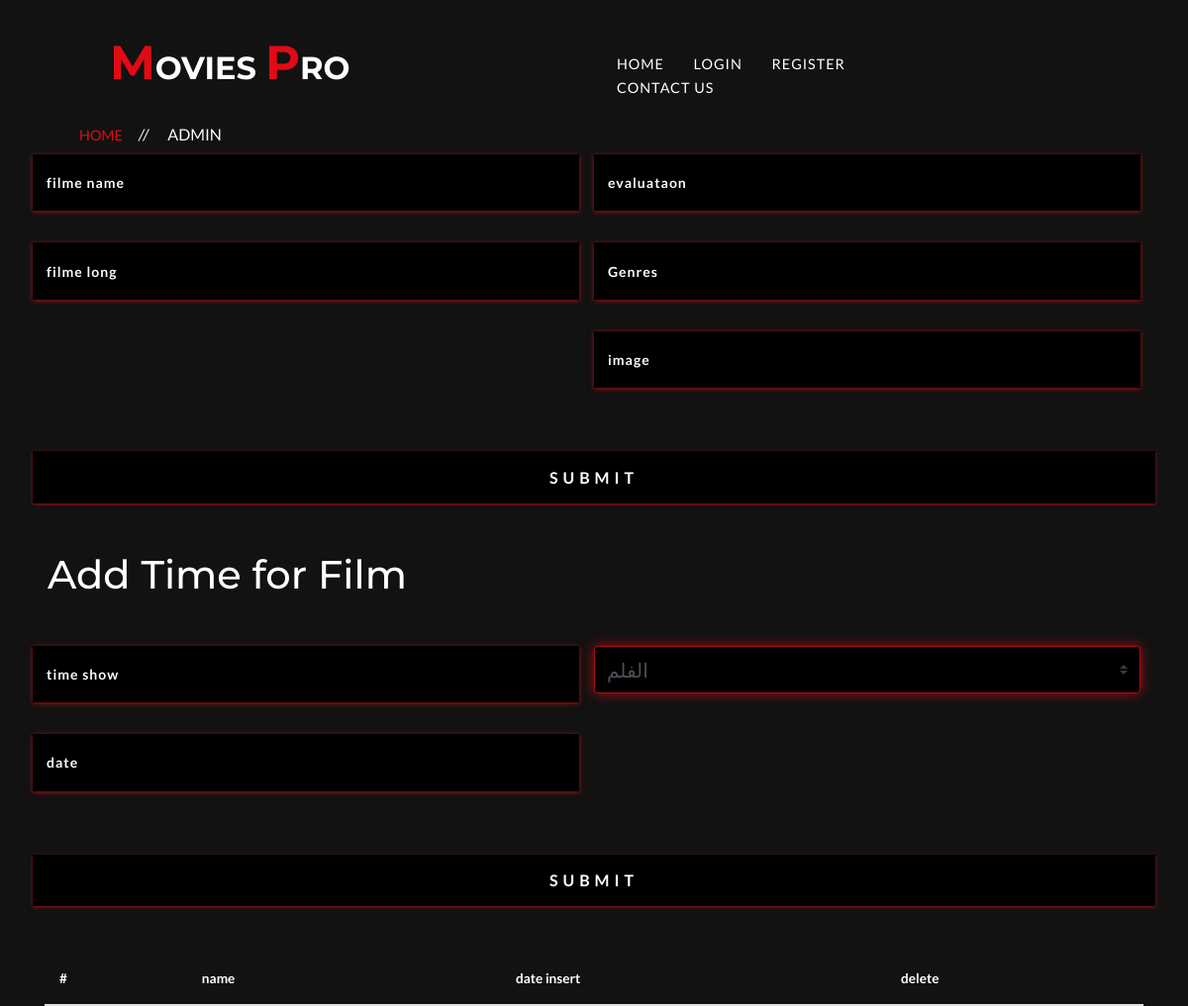
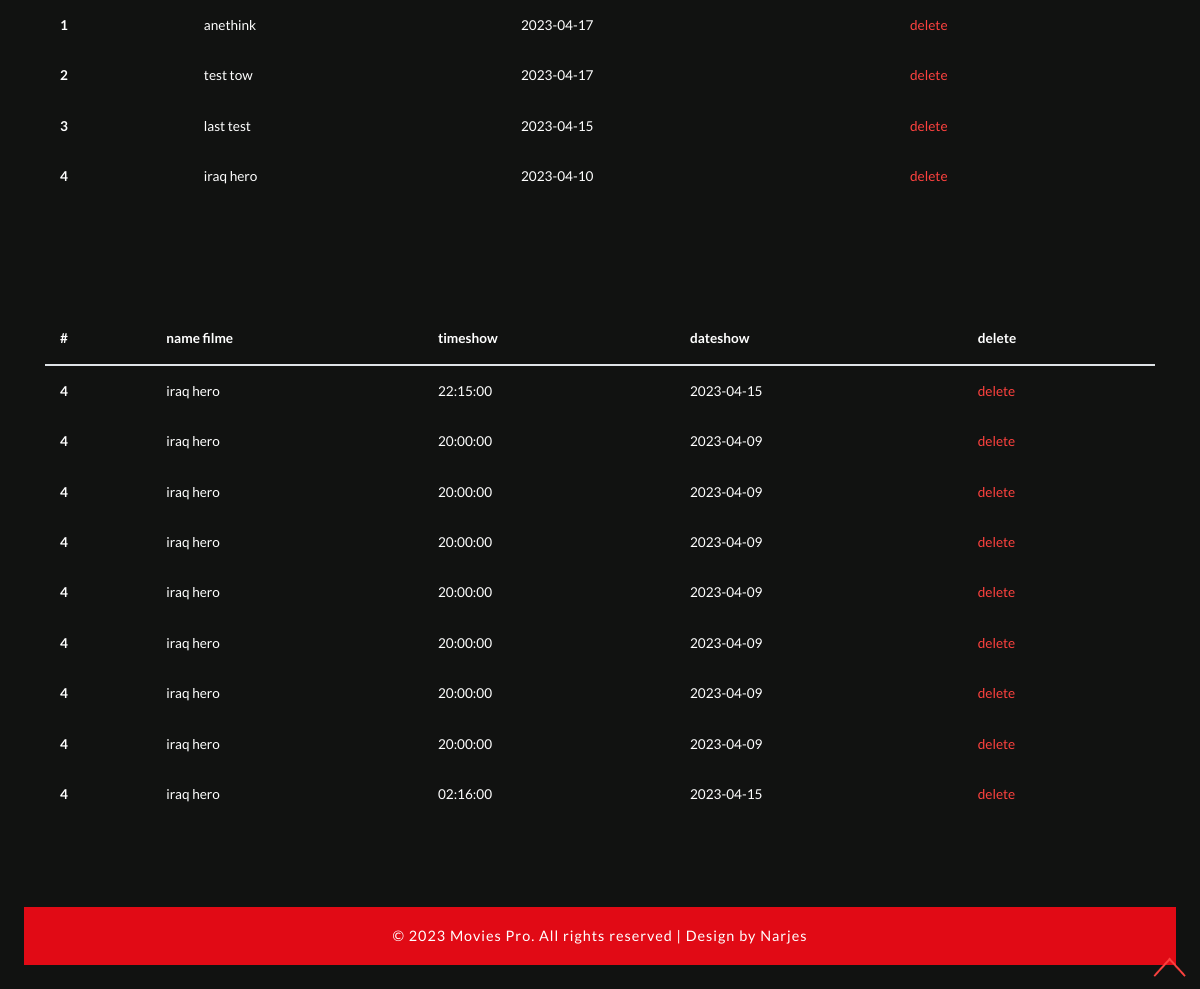
The app's page /admin.php with its own data (2 pictures, top to bottom).
### tables this page shows
CREATE TABLE IF NOT EXISTS `film` (
  `id` int NOT NULL AUTO_INCREMENT,
  `name` varchar(50) NOT NULL,
  `long` varchar(50) NOT NULL,
  `evaluataon` varchar(50) NOT NULL,
  `image` varchar(255) NOT NULL,
  `Genres` varchar(250) NOT NULL,
  `timeinsert` date DEFAULT NULL,
  PRIMARY KEY (`id`)
);

CREATE TABLE IF NOT EXISTS `timeshow` (
  `id` int NOT NULL AUTO_INCREMENT,
  `film_id` int DEFAULT NULL,
  `time` time DEFAULT NULL,
  `day` date DEFAULT NULL,
  PRIMARY KEY (`id`),
  KEY `film_id` (`film_id`)
);

### admin.php (the view, shortened to what this page needs)
<!DOCTYPE html>
<html>
<head>
  <link href="css\bootstrap\bootstrap.min.css" rel="stylesheet" type="text/css" media="all" />
  <link href="css/bootstrap.css" rel="stylesheet" type="text/css" media="all" />
  <link href="css/popuo-box.css" rel="stylesheet" type="text/css" media="all" />
  <link rel="stylesheet" href="https://cdn.jsdelivr.net/npm/bootstrap@4.0.0/dist/css/bootstrap.min.css">
  <link href="css/easy-responsive-tabs.css" rel='stylesheet' type='text/css' />
  <link rel="stylesheet" type="text/css" href="css/zoomslider.css" />
  <link rel="stylesheet" type="text/css" href="css\style.css" />
  <link href="css/font-awesome.css" rel="stylesheet">
</head>
<body>
  <div class="header-w3-agileits" id="home">
				<div class="inner-header-agile">
					<nav class="navbar navbar-default row">
						<div class="navbar-header col-4">
							<h1><a href="index.html"><span>M</span>ovies <span>P</span>ro</a></h1>
						</div>
						<div style="color: black;" class="navbar-collapse col-6" id="bs-example-navbar-collapse-1">
							<ul class="nav navbar-nav1">
								<li ><a href="index.php">Home</a></li>
								<?php
								if (isset($_SESSION['login'])) {
									if (isset($_SESSION['rank'])) {
										echo '<li class="active"><a href="admin.php">admin</a></li>';
									} else {
										echo '	<li><a href="contact.php">Contact</a></li>';
									}
								} else {
									echo '
								<li><a href="#"  data-toggle="modal" data-target="#myModal4">Login</a></li>
								<li><a href="#"  data-toggle="modal" data-target="#myModal5">Register</a></li>
								<li><a href="contact.php">Contact Us</a></li>
								';
								}
								?>
							</ul>
                            </div>
							<div class="col-2" style="color: red;" >
						</div>
					</nav>
				</div>
			</div>
  <div class="w3_breadcrumb">
    <div class="breadcrumb-inner">
      <ul>
        <li><a href="index.php">Home</a><i>//</i></li>
        <li>admin</li>
      </ul>
    </div>
  </div>
  <?php
  require 'conection.php';
  ?>
  <div class="w3_mail_grids">
    <form action="" method="post" autocomplete="off" enctype="multipart/form-data">
     <div class="row">
      <div class="col-md-6 w3_agile_mail_grid">
        <span class="input input--ichiro">
          <label class="input__label input__label--ichiro" for="input-25">
            <span class="input__label-content input__label-content--ichiro">filme name</span>
          </label>
        </span>
        <span class="input input--ichiro">
          <label class="input__label input__label--ichiro" for="input-26">
            <span class="input__label-content input__label-content--ichiro">filme long</span>
          </label>
        </span>
      </div>
      <div class="col-md-6 w3_agile_mail_grid">
        <span class="input input--ichiro">
          <label class="input__label input__label--ichiro" for="input-27">
            <span class="input__label-content input__label-content--ichiro">evaluataon</span>
          </label>
        </span>
        <span class="input input--ichiro">
          <label class="input__label input__label--ichiro" for="input-31">
            <span class="input__label-content input__label-content--ichiro">Genres</span>
          </label>
        </span>
        <span class="input input--ichiro">
          <label class="input__label input__label--ichiro" for="input-29">
            <span class="input__label-content input__label-content--ichiro">image</span>
          </label>
        </span>
      </div>
      <input type="submit" name="submit" value="Submit">
    </div>
    </form>
  </div>
      <h1 style="color:white; " class="m-5" >Add Time for Film </h1>
      <div class="w3_mail_grids">
      <form action="" method="post" autocomplete="off">
      <div class="row">
        <div class="col-md-6 w3_agile_mail_grid">
        <span class="input input--ichiro">
            <label class="input__label input__label--ichiro" for="input-30">
              <span class="input__label-content input__label-content--ichiro">time show</span>
            </label>
          </span>
          <span class="input input--ichiro">
            <label class="input__label input__label--ichiro" for="input-35">
              <span class="input__label-content input__label-content--ichiro">date</span>
            </label>
          </span>
        </div>
        <div class="col-md-6 w3_agile_mail_grid">
        <span class="input input--ichiro">
          <select name="film_id" style="	background-color: black !important; border: 1px solid #A60E15ff; box-shadow: 0px 0px 13px #A60E15ff  ;" class="custom-select custom-select-lg mb-3">
            <option selected value="1">الفلم</option>
            <?php
            $sql = "SELECT * FROM film ORDER BY id DESC";
            $result = mysqli_query($conn, $sql);
            ?>
          </select>
          </span>
        </div>
        <input type="submit" name="add" value="Submit">
      </div>
    </form>
  </div>
  <br>
  <br>
  <div class="container ">
    <table class="table">
      <thead>
        <tr>
          <th scope="col">#</th>
          <th scope="col">name</th>
          <th scope="col">date insert</th>
          <th scope="col">delete</th>
        </tr>
      </thead>
      <tbody>
      <?php
      $i=0;
      $sql = "SELECT * FROM film ORDER BY id DESC";
      $result = mysqli_query($conn, $sql);
      foreach ( $result as $row) {
        $i++;
        echo '
        <tr>
          <th scope="row">'.$i.'</th>
          <td>'.$row['name'].'</td>
          <td>'.$row['timeinsert'].'</td>
          <td class="delete" ><a href="delete.php?id='. $row['id'].'">delete</a></td>
        </tr>
        ';
      }
      ?>
          </tbody>
        </table>
  </div>
  <br>
  <br>
  <br>
  <br>
  <div class="container ">
    <table class="table">
      <thead>
        <tr>
          <th scope="col">#</th>
          <th scope="col">name filme</th>
          <th scope="col">timeshow</th>
          <th scope="col">dateshow </th>
          <th scope="col">delete </th>
        </tr>
      </thead>
      <tbody>
      <?php
        $i=0;
       $sql = "SELECT * FROM film ORDER BY id DESC";
       $result = mysqli_query($conn, $sql);
       foreach ( $result as $row) {
      $id=$row['id'];
      $i++;
      $sql = "SELECT * FROM timeshow WHERE film_id=$id ORDER BY id DESC";
      $result = mysqli_query($conn, $sql);
      foreach ( $result as $time) {
        echo'
        <tr>
        <th scope="row">'.$i.'</th>
        <td>'.$row['name'].'</td>
        <td> '. $time['time'].'</td>
        <td> '. $time['day'].'</td>
        <td class="delete" ><a href="delete.php?time_id='. $time['id'].'">delete</a></td>
        </tr>';
      }
    }
      ?>
          </tbody>
        </table>
  </div>
  <br>
  <br>
  <div class="w3agile_footer_copy m-4">
    <p>© 2023 Movies Pro. All rights reserved | Design by Narjes<a href="#"></a></p>
  </div>
  <a href="#home" id="toTop" class="scroll" style="display: block;"> <span id="toTopHover" style="opacity: 1;"> </span></a>
  <link href="css/owl.carousel.css" rel="stylesheet" type="text/css" media="all">
</body>
</html>

### css/easy-responsive-tabs.css (style rules this page uses)
body { margin: 0px; padding: 0px; background: #f5f5f5; font-weight: 500; }
ul.resp-tabs-list, p { margin: 0px; padding: 0px; }

### records on screen
film: name "anethink", timeinsert "2023-04-17"
film: name "test tow", timeinsert "2023-04-17"
film: name "last test", timeinsert "2023-04-15"
film: name "iraq hero", timeinsert "2023-04-10"
timeshow: film.name "iraq hero", time "22:15:00", day "2023-04-15"
timeshow: film.name "iraq hero", time "20:00:00", day "2023-04-09"
timeshow: film.name "iraq hero", time "20:00:00", day "2023-04-09"
timeshow: film.name "iraq hero", time "20:00:00", day "2023-04-09"
timeshow: film.name "iraq hero", time "20:00:00", day "2023-04-09"
timeshow: film.name "iraq hero", time "20:00:00", day "2023-04-09"
timeshow: film.name "iraq hero", time "20:00:00", day "2023-04-09"
timeshow: film.name "iraq hero", time "20:00:00", day "2023-04-09"
timeshow: film.name "iraq hero", time "02:16:00", day "2023-04-15"
